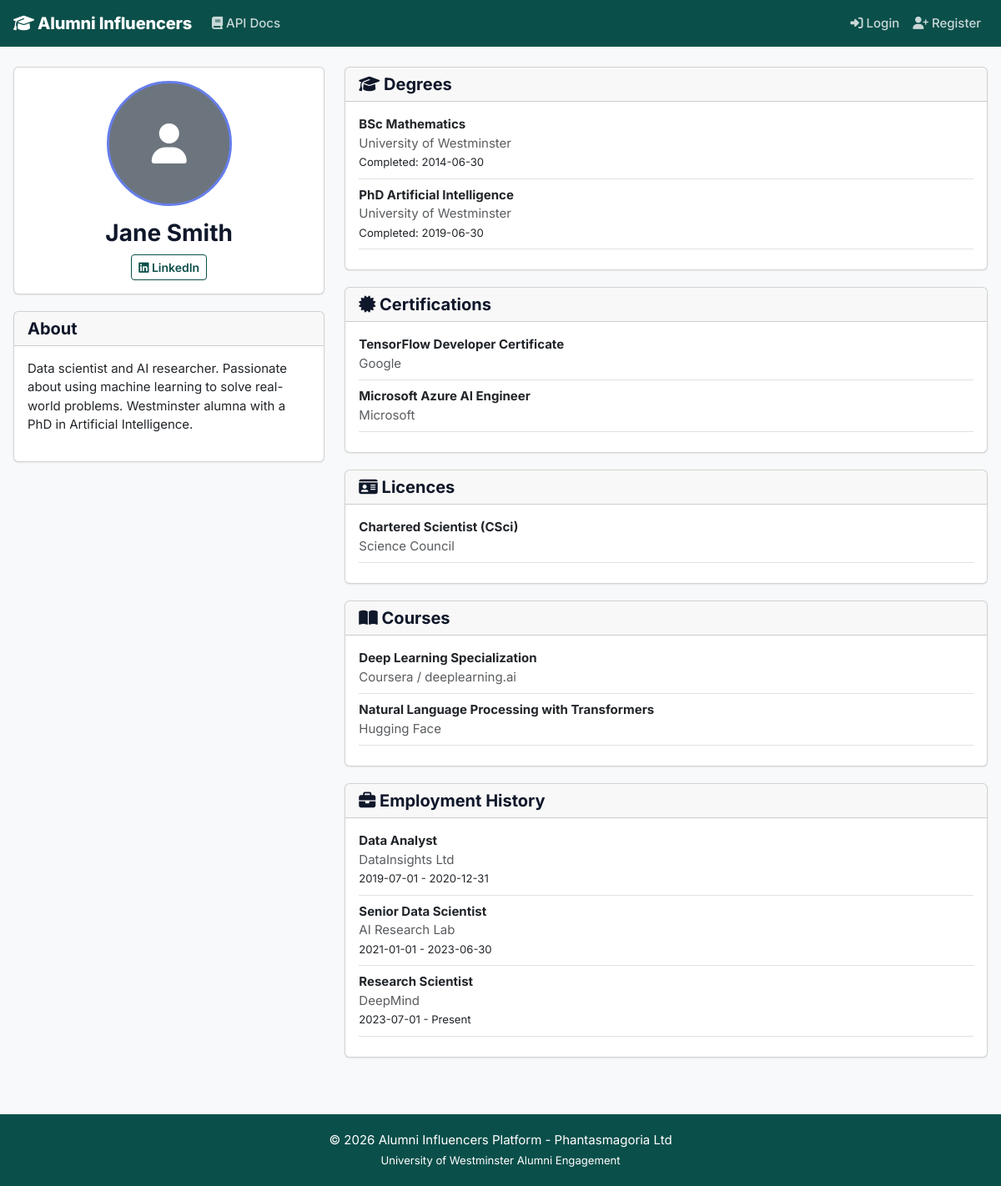
The app's page /profile/view/2 with its own data.
### tables this page shows
CREATE TABLE IF NOT EXISTS alumni (
    id INT UNSIGNED PRIMARY KEY,
    bio TEXT,
    linkedin_url VARCHAR(500),
    profile_image VARCHAR(255),
    created_at DATETIME DEFAULT CURRENT_TIMESTAMP,
    updated_at DATETIME DEFAULT CURRENT_TIMESTAMP ON UPDATE CURRENT_TIMESTAMP,
    FOREIGN KEY (id) REFERENCES users(id) ON DELETE CASCADE
);

CREATE TABLE IF NOT EXISTS users (
    id INT UNSIGNED AUTO_INCREMENT PRIMARY KEY,
    email VARCHAR(255) NOT NULL UNIQUE,
    password VARCHAR(255) NOT NULL,
    first_name VARCHAR(100) NOT NULL,
    last_name VARCHAR(100) NOT NULL,
    user_type ENUM('alumni','admin') NOT NULL,
    email_verified TINYINT(1) DEFAULT 0,
    verification_token VARCHAR(255),
    verification_expires DATETIME,
    reset_token VARCHAR(255),
    reset_expires DATETIME,
    is_active TINYINT(1) DEFAULT 1,
    created_at DATETIME DEFAULT CURRENT_TIMESTAMP,
    updated_at DATETIME DEFAULT CURRENT_TIMESTAMP ON UPDATE CURRENT_TIMESTAMP,
    INDEX idx_email (email),
    INDEX idx_active_verified_created (is_active, email_verified, created_at),
    INDEX idx_verification_token (verification_token),
    INDEX idx_reset_token (reset_token)
);

CREATE TABLE IF NOT EXISTS degrees (
    id INT UNSIGNED AUTO_INCREMENT PRIMARY KEY,
    alumni_id INT UNSIGNED NOT NULL,
    title VARCHAR(255) NOT NULL,
    institution VARCHAR(255) NOT NULL,
    url VARCHAR(500),
    completion_date DATE,
    created_at DATETIME DEFAULT CURRENT_TIMESTAMP,
    FOREIGN KEY (alumni_id) REFERENCES alumni(id) ON DELETE CASCADE,
    INDEX idx_alumni_id (alumni_id),
    INDEX idx_alumni_completion_date (alumni_id, completion_date)
);

CREATE TABLE IF NOT EXISTS certifications (
    id INT UNSIGNED AUTO_INCREMENT PRIMARY KEY,
    alumni_id INT UNSIGNED NOT NULL,
    title VARCHAR(255) NOT NULL,
    issuer VARCHAR(255) NOT NULL,
    url VARCHAR(500),
    completion_date DATE,
    created_at DATETIME DEFAULT CURRENT_TIMESTAMP,
    FOREIGN KEY (alumni_id) REFERENCES alumni(id) ON DELETE CASCADE,
    INDEX idx_alumni_id (alumni_id),
    INDEX idx_alumni_completion_date (alumni_id, completion_date)
);

CREATE TABLE IF NOT EXISTS licences (
    id INT UNSIGNED AUTO_INCREMENT PRIMARY KEY,
    alumni_id INT UNSIGNED NOT NULL,
    title VARCHAR(255) NOT NULL,
    awarding_body VARCHAR(255) NOT NULL,
    url VARCHAR(500),
    completion_date DATE,
    created_at DATETIME DEFAULT CURRENT_TIMESTAMP,
    FOREIGN KEY (alumni_id) REFERENCES alumni(id) ON DELETE CASCADE,
    INDEX idx_alumni_id (alumni_id),
    INDEX idx_alumni_completion_date (alumni_id, completion_date)
);

CREATE TABLE IF NOT EXISTS courses (
    id INT UNSIGNED AUTO_INCREMENT PRIMARY KEY,
    alumni_id INT UNSIGNED NOT NULL,
    title VARCHAR(255) NOT NULL,
    provider VARCHAR(255) NOT NULL,
    url VARCHAR(500),
    completion_date DATE,
    created_at DATETIME DEFAULT CURRENT_TIMESTAMP,
    FOREIGN KEY (alumni_id) REFERENCES alumni(id) ON DELETE CASCADE,
    INDEX idx_alumni_id (alumni_id),
    INDEX idx_alumni_completion_date (alumni_id, completion_date)
);

CREATE TABLE IF NOT EXISTS employment_history (
    id INT UNSIGNED AUTO_INCREMENT PRIMARY KEY,
    alumni_id INT UNSIGNED NOT NULL,
    company VARCHAR(255) NOT NULL,
    position VARCHAR(255) NOT NULL,
    start_date DATE NOT NULL,
    end_date DATE,
    created_at DATETIME DEFAULT CURRENT_TIMESTAMP,
    FOREIGN KEY (alumni_id) REFERENCES alumni(id) ON DELETE CASCADE,
    INDEX idx_alumni_id (alumni_id),
    INDEX idx_alumni_start_date (alumni_id, start_date)
);

### application/controllers/Profile.php (called while the page is built, shortened)
<?php
class Profile extends MY_Controller
{
    public function __construct()
    {
        $this->load->model('Alumni_model');
        $this->load->model('Profile_model');
        $this->load->library('form_validation');
    }
    public function view($id)
    {
        $profile = $this->Alumni_model->get_full_profile($id);
        $data = array(
            'title'   => $profile['alumni']->first_name . ' ' . $profile['alumni']->last_name,
            'profile' => $profile
        );
        $this->load->view('layouts/header', $data);
        $this->load->view('profile/view', $data);
        $this->load->view('layouts/footer');
    }
}

### index.php (called while the page is built, shortened)
<?php
require_once BASEPATH.'core/CodeIgniter.php';

### application/models/Alumni_model.php (called while the page is built, shortened)
<?php
class Alumni_model extends CI_Model
{
    public function find_by_id($id)
    {
        return $this->base_select()
            ->where('users.id', (int) $id)
            ->where('users.user_type', 'alumni')
            ->get()->row();
    }
    public function get_full_profile($id)
    {
        $alumni = $this->find_by_id($id);
        unset($alumni->password, $alumni->verification_token, $alumni->verification_expires, $alumni->reset_token, $alumni->reset_expires);
        return array(
            'alumni' => $alumni,
            'degrees' => $this->db->get_where('degrees', array('alumni_id' => $id))->result(),
            'certifications' => $this->db->get_where('certifications', array('alumni_id' => $id))->result(),
            'licences' => $this->db->get_where('licences', array('alumni_id' => $id))->result(),
            'courses' => $this->db->get_where('courses', array('alumni_id' => $id))->result(),
            'employment_history' => $this->db->get_where('employment_history', array('alumni_id' => $id))->result()
        );
    }
    protected function base_select()
    {
        return $this->db
            ->select('users.*, alumni.bio, alumni.linkedin_url, alumni.profile_image')
            ->from('users')
            ->join('alumni', 'alumni.id = users.id', 'inner');
    }
}

### application/views/profile/view.php (the view)
<div class="row">
    <div class="col-md-4">
        <div class="card">
            <div class="card-body text-center">
                <?php if (!empty($profile['alumni']->profile_image)): ?>
                    <img src="<?php echo base_url('uploads/profile_images/' . htmlspecialchars($profile['alumni']->profile_image, ENT_QUOTES, 'UTF-8')); ?>"
                         alt="Profile" class="profile-image mb-3">
                <?php else: ?>
                    <div class="profile-image mx-auto mb-3 d-flex align-items-center justify-content-center bg-secondary text-white" style="font-size: 48px;">
                        <i class="fas fa-user"></i>
                    </div>
                <?php endif; ?>
                <h3><?php echo htmlspecialchars($profile['alumni']->first_name . ' ' . $profile['alumni']->last_name, ENT_QUOTES, 'UTF-8'); ?></h3>
                <?php if (!empty($profile['alumni']->linkedin_url)): ?>
                    <a href="<?php echo htmlspecialchars($profile['alumni']->linkedin_url, ENT_QUOTES, 'UTF-8'); ?>" target="_blank" class="btn btn-outline-primary btn-sm">
                        <i class="fab fa-linkedin"></i> LinkedIn
                    </a>
                <?php endif; ?>
            </div>
        </div>
        <?php if (!empty($profile['alumni']->bio)): ?>
        <div class="card">
            <div class="card-header"><h5 class="mb-0">About</h5></div>
            <div class="card-body">
                <p><?php echo nl2br(htmlspecialchars($profile['alumni']->bio, ENT_QUOTES, 'UTF-8')); ?></p>
            </div>
        </div>
        <?php endif; ?>
    </div>
    <div class="col-md-8">
        <?php if (!empty($profile['degrees'])): ?>
        <div class="card">
            <div class="card-header"><h5 class="mb-0"><i class="fas fa-graduation-cap"></i> Degrees</h5></div>
            <div class="card-body">
                <?php foreach ($profile['degrees'] as $degree): ?>
                    <div class="mb-2 pb-2 border-bottom">
                        <strong><?php echo htmlspecialchars($degree->title, ENT_QUOTES, 'UTF-8'); ?></strong><br>
                        <span class="text-muted"><?php echo htmlspecialchars($degree->institution, ENT_QUOTES, 'UTF-8'); ?></span>
                        <?php if ($degree->completion_date): ?>
                            <br><small>Completed: <?php echo htmlspecialchars($degree->completion_date, ENT_QUOTES, 'UTF-8'); ?></small>
                        <?php endif; ?>
                    </div>
                <?php endforeach; ?>
            </div>
        </div>
        <?php endif; ?>
        <?php if (!empty($profile['certifications'])): ?>
        <div class="card">
            <div class="card-header"><h5 class="mb-0"><i class="fas fa-certificate"></i> Certifications</h5></div>
            <div class="card-body">
                <?php foreach ($profile['certifications'] as $cert): ?>
                    <div class="mb-2 pb-2 border-bottom">
                        <strong><?php echo htmlspecialchars($cert->title, ENT_QUOTES, 'UTF-8'); ?></strong><br>
                        <span class="text-muted"><?php echo htmlspecialchars($cert->issuer, ENT_QUOTES, 'UTF-8'); ?></span>
                    </div>
                <?php endforeach; ?>
            </div>
        </div>
        <?php endif; ?>
        <?php if (!empty($profile['licences'])): ?>
        <div class="card">
            <div class="card-header"><h5 class="mb-0"><i class="fas fa-id-card"></i> Licences</h5></div>
            <div class="card-body">
                <?php foreach ($profile['licences'] as $licence): ?>
                    <div class="mb-2 pb-2 border-bottom">
                        <strong><?php echo htmlspecialchars($licence->title, ENT_QUOTES, 'UTF-8'); ?></strong><br>
                        <span class="text-muted"><?php echo htmlspecialchars($licence->awarding_body, ENT_QUOTES, 'UTF-8'); ?></span>
                    </div>
                <?php endforeach; ?>
            </div>
        </div>
        <?php endif; ?>
        <?php if (!empty($profile['courses'])): ?>
        <div class="card">
            <div class="card-header"><h5 class="mb-0"><i class="fas fa-book-open"></i> Courses</h5></div>
            <div class="card-body">
                <?php foreach ($profile['courses'] as $course): ?>
                    <div class="mb-2 pb-2 border-bottom">
                        <strong><?php echo htmlspecialchars($course->title, ENT_QUOTES, 'UTF-8'); ?></strong><br>
                        <span class="text-muted"><?php echo htmlspecialchars($course->provider, ENT_QUOTES, 'UTF-8'); ?></span>
                    </div>
                <?php endforeach; ?>
            </div>
        </div>
        <?php endif; ?>
        <?php if (!empty($profile['employment_history'])): ?>
        <div class="card">
            <div class="card-header"><h5 class="mb-0"><i class="fas fa-briefcase"></i> Employment History</h5></div>
            <div class="card-body">
                <?php foreach ($profile['employment_history'] as $job): ?>
                    <div class="mb-2 pb-2 border-bottom">
                        <strong><?php echo htmlspecialchars($job->position, ENT_QUOTES, 'UTF-8'); ?></strong><br>
                        <span class="text-muted"><?php echo htmlspecialchars($job->company, ENT_QUOTES, 'UTF-8'); ?></span><br>
                        <small><?php echo htmlspecialchars($job->start_date, ENT_QUOTES, 'UTF-8'); ?> - <?php echo $job->end_date ? htmlspecialchars($job->end_date, ENT_QUOTES, 'UTF-8') : 'Present'; ?></small>
                    </div>
                <?php endforeach; ?>
            </div>
        </div>
        <?php endif; ?>
    </div>
</div>

### application/views/layouts/header.php (shortened to what this page needs)
<!DOCTYPE html>
<html lang="en">
<head>
    <link rel="stylesheet" href="https://cdn.jsdelivr.net/npm/bootstrap@5.3.0/dist/css/bootstrap.min.css">
    <link rel="stylesheet" href="https://cdnjs.cloudflare.com/ajax/libs/font-awesome/6.4.0/css/all.min.css">
</head>
<body>
    <nav class="navbar navbar-expand-lg navbar-dark bg-dark">
        <div class="container-fluid px-3">
            <a class="navbar-brand" href="<?php echo site_url('/'); ?>">
                <i class="fas fa-graduation-cap"></i> Alumni Influencers
            </a>
            <div class="collapse navbar-collapse" id="navbarNav">
                <ul class="navbar-nav me-auto">
                    <li class="nav-item">
                        <a class="nav-link" href="<?php echo site_url('api-docs'); ?>"><i class="fas fa-book"></i> API Docs</a>
                    </li>
                </ul>
                <ul class="navbar-nav">
                    <?php if ($this->session->userdata('logged_in')): ?>
                        <li class="nav-item">
                            <span class="nav-link text-light">
                                <i class="fas fa-user-circle"></i>
                                <?php echo htmlspecialchars($this->session->userdata('first_name') . ' ' . $this->session->userdata('last_name'), ENT_QUOTES, 'UTF-8'); ?>
                            </span>
                        </li>
                        <li class="nav-item">
                            <a class="nav-link" href="<?php echo site_url('auth/logout'); ?>"><i class="fas fa-sign-out-alt"></i> Logout</a>
                        </li>
                    <?php else: ?>
                        <li class="nav-item">
                            <a class="nav-link" href="<?php echo site_url('auth/login'); ?>"><i class="fas fa-sign-in-alt"></i> Login</a>
                        </li>
                        <li class="nav-item">
                            <a class="nav-link" href="<?php echo site_url('auth/register'); ?>"><i class="fas fa-user-plus"></i> Register</a>
                        </li>
                    <?php endif; ?>
                </ul>
            </div>
        </div>
    </nav>
    <div class="container-fluid mt-4 px-3">

### application/views/layouts/footer.php (shortened to what this page needs)
    </div>
    <footer class="footer mt-5">
        <div class="container-fluid px-3 text-center">
            <p class="mb-1">&copy; <?php echo date('Y'); ?> Alumni Influencers Platform - Phantasmagoria Ltd</p>
            <p class="mb-0 small">University of Westminster Alumni Engagement</p>
        </div>
    </footer>
</body>
</html>

### application/views/layouts/header.php (style rules this page uses)
body { background-color: #f8f9fa; color: #0f172a; font-family: "Inter", system-ui, -apple-system, BlinkMacSystemFont, "Segoe UI", sans-serif; font-size: 15px; letter-spacing: 0; }
h1, h2, h3, h4, h5, h6 { color: #0f172a; font-weight: 700; letter-spacing: 0; }
.navbar-brand { font-weight: 800; letter-spacing: -0.01em; }
.navbar .nav-link { font-weight: 500; }
.btn { font-weight: 600; }
.card { margin-bottom: 20px; box-shadow: 0 1px 2px rgba(15,23,42,0.08); }
.profile-image { width: 150px; height: 150px; object-fit: cover; border-radius: 50%; border: 3px solid #667eea; }
.navbar.bg-dark { background-color: #0b4f4a !important; }
.navbar-dark .navbar-nav .nav-link { color: rgba(255,255,255,0.78); }
.btn-outline-primary { color: #0b4f4a; border-color: #0b4f4a; }
.footer { background-color: #0b4f4a; color: white; padding: 20px 0; margin-top: 40px; }

### records on screen
alumni: id.last_name "Jane Smith", bio "Data scientist and AI researcher. Passionate about using machine learning to solve real-world problems. Westminster alumna with a PhD in Artificial Intelligence."
degrees: title "BSc Mathematics", institution "University of Westminster", completion_date "2014-06-30"
degrees: title "PhD Artificial Intelligence", institution "University of Westminster", completion_date "2019-06-30"
certifications: title "TensorFlow Developer Certificate", issuer "Google"
certifications: title "Microsoft Azure AI Engineer", issuer "Microsoft"
licences: title "Chartered Scientist (CSci)", awarding_body "Science Council"
courses: title "Deep Learning Specialization", provider "Coursera / deeplearning.ai"
courses: title "Natural Language Processing with Transformers", provider "Hugging Face"
employment_history: position "Data Analyst", company "DataInsights Ltd", start_date "2019-07-01", end_date "2020-12-31"
employment_history: position "Senior Data Scientist", company "AI Research Lab", start_date "2021-01-01", end_date "2023-06-30"
employment_history: position "Research Scientist", company "DeepMind", start_date "2023-07-01", shows "Present"
